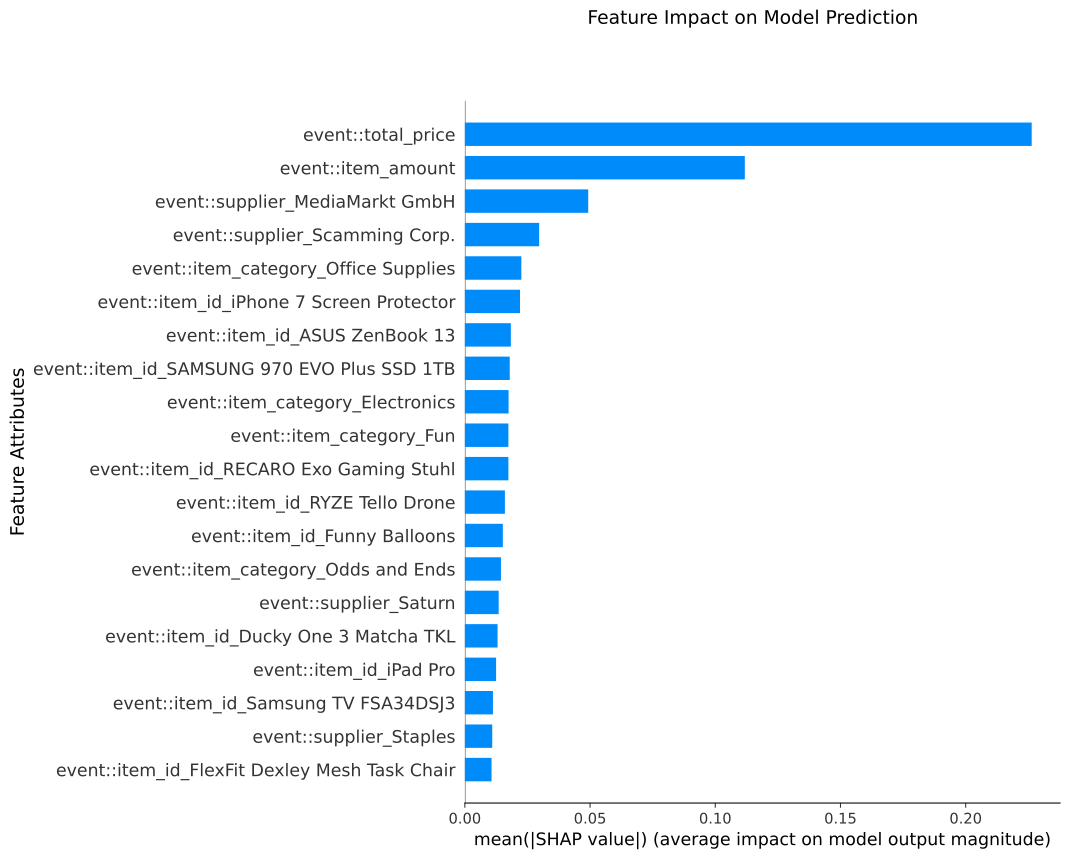

This figure's Python source:
import os 
from exdpn.util import import_log
from exdpn.petri_net import get_petri_net
from exdpn.guard_datasets import extract_all_datasets
from exdpn.guards import Neural_Network_Guard
from exdpn.data_preprocessing import data_preprocessing_evaluation
event_log = import_log(os.path.join(os.getcwd(), 'datasets', 'p2p_base.xes'))
pn, im, fm = get_petri_net(event_log)
dp_dataset_map = extract_all_datasets(event_log, pn, im, fm,
                                      event_level_attributes = ['item_category','item_id','item_amount','supplier','total_price'], 
                                      activityName_key = "concept:name")
# select a certain decision point and the corresponding data set 
dp = list(dp_dataset_map.keys())[1]
dp_dataset = dp_dataset_map[dp]
X_train, X_test, y_train, y_test = data_preprocessing_evaluation(dp_dataset)
guard = Neural_Network_Guard()
guard.train(X_train, y_train)
y_prediction = guard.predict(X_test)
# Sample from test data, as explainable representation of NN is computationally expensive
sampled_test_data = X_test.sample(n=min(100, len(X_test)))
guard.get_explainable_representation(sampled_test_data)

import matplotlib.pyplot as plt
plt.savefig(os.path.join(os.getcwd(), "docs", "images", "nn-example-representation.svg"), bbox_inches = "tight") 
